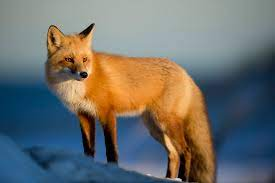
%> input picture Untitled2.jpeg, 275 x 183 px
$ octave spatialFilter.m   (GNU Octave 9; MATLAB toolbox functions it lacks are replaced by stand-ins)
%> lines starting %> are read from the running program, lines starting %| are printed output that depends on the picture
% Load the image
inputImage = imread('Untitled2.jpeg');
%> inputImage is the input picture: size 183x275x3 uint8; mean R, G, B 109.5, 111, 107.6

% Convert the image to grayscale if it's not already
grayImage = rgb2gray(inputImage);
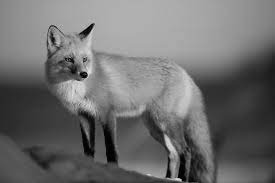
%> grayImage: size 183x275 uint8; min 0, max 227, mean 110.2

% Display the original image
subplot(2, 3, 1);
imshow(grayImage);
title('Original Image');

% Image enhancement using histogram equalization
enhancedImage = histeq(grayImage);
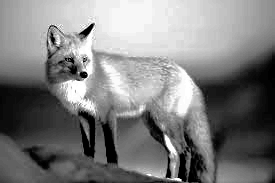
%> enhancedImage: size 183x275 uint8; min 0, max 255, mean 126.4
subplot(2, 3, 2);
imshow(enhancedImage);
title('Enhanced Image (Histogram Equalization)');

% Smoothing using Gaussian filter
gaussianFilter = fspecial('gaussian', [5 5], 1);
smoothedImage = imfilter(grayImage, gaussianFilter, 'replicate');
subplot(2, 3, 3);
imshow(smoothedImage);
title('Smoothed Image (Gaussian Filter)');

% Sharpening using Laplacian filter
laplacianFilter = fspecial('laplacian', 0);
sharpenedImage = imfilter(grayImage, laplacianFilter, 'replicate');
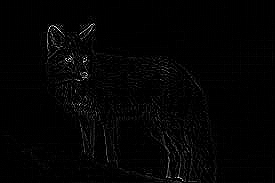
%> sharpenedImage: size 183x275 uint8; min 0, max 255, mean 3.6
subplot(2, 3, 4);
imshow(sharpenedImage);
title('Sharpened Image (Laplacian Filter)');


set(gcf, 'Position', get(0, 'Screensize'));

$ run again, with Untitled.jpeg copied over Untitled2.jpeg
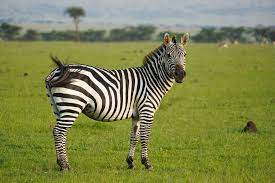
%> input picture Untitled.jpeg, 275 x 183 px
%> inputImage is the input picture: size 183x275x3 uint8; mean R, G, B 127.1, 133.1, 77.8
%> `smoothedImage = imfilter(grayImage, gaussianFilter, 'replicate');`:
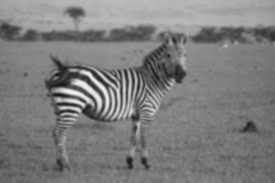
%> smoothedImage: size 183x275 uint8; min 21, max 244, mean 125
%> `sharpenedImage = imfilter(grayImage, laplacianFilter, 'replicate');`:
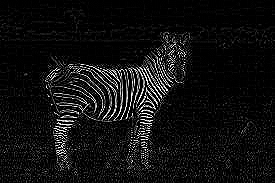
%> sharpenedImage: size 183x275 uint8; min 0, max 255, mean 17.1

$ run again, with pexels-photo-1661179.jpeg copied over Untitled2.jpeg
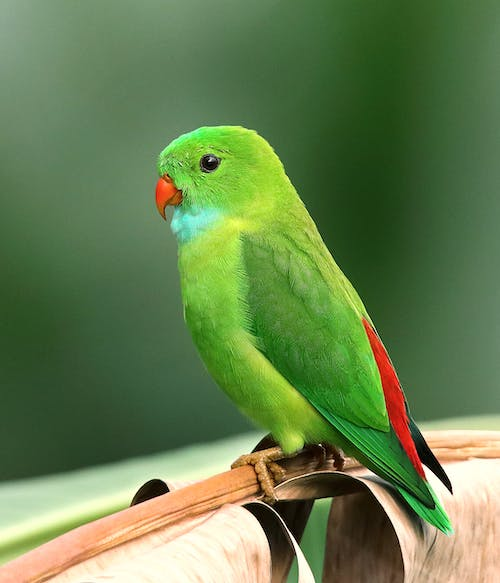
%> input picture pexels-photo-1661179.jpeg, 500 x 583 px
%> inputImage is the input picture: size 583x500x3 uint8; mean R, G, B 102.4, 127.9, 78.4
%> `enhancedImage = histeq(grayImage);`:
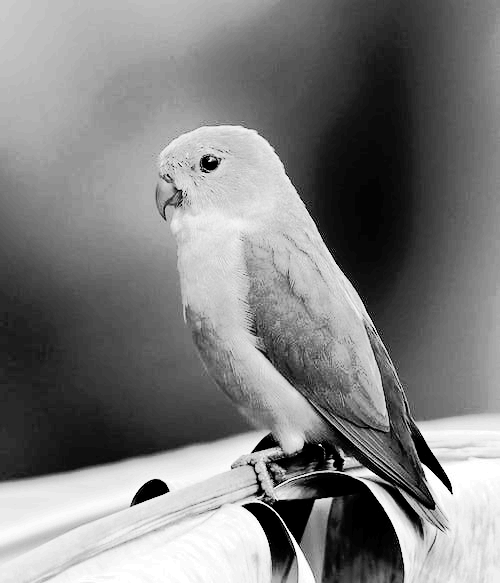
%> enhancedImage: size 583x500 uint8; min 0, max 255, mean 126.3
%> `sharpenedImage = imfilter(grayImage, laplacianFilter, 'replicate');`:
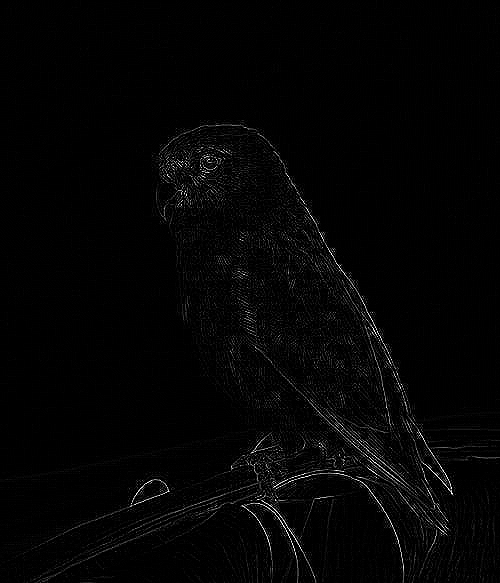
%> sharpenedImage: size 583x500 uint8; min 0, max 255, mean 4.5
